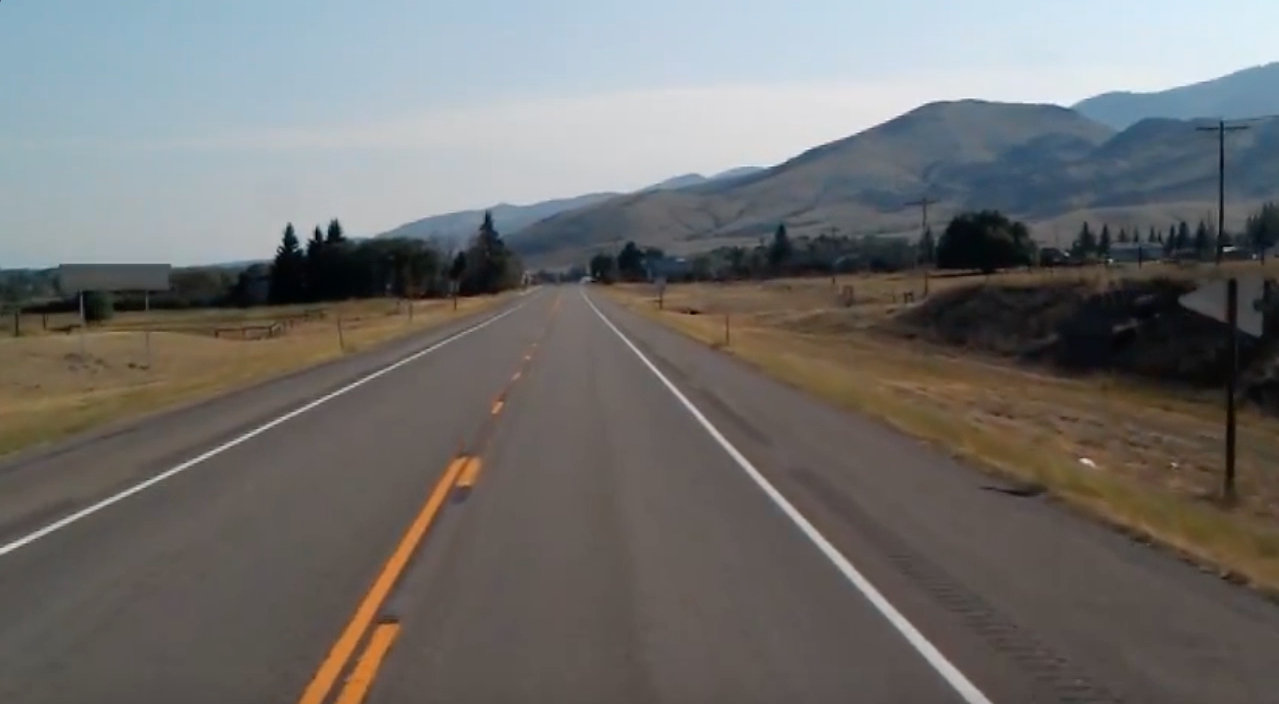
#> input picture LIne and lane detections/2road.jpg, 1279 x 704 px, given in place of the camera
$ python N4.py
#> lines starting #> are read from the running program, lines starting #| are printed output that depends on the picture; after the words box and inside, x2 and y2 are one past the last pixel; in counts of white or black regions, pixels touching at a corner belong together

import cv2 as cv
import numpy as np
import math
import time
###########################################
def nthn(X):
    pass
def checker(x1,x2,x3,x4,y1,y2,y3,y4):
    if y2 < y1 and y2 < y4 and y3 < y4 and y3 < y1:
        w1 = x3-x2
        w2 = x4-x1
        xs1 = int(x2+(w1/2))
        xs2 = int(x1+(w2/2))
        ys1 = int((y3+y2)/2)
        ys2 = int((y1+y4)/2)
        return(xs1,xs2,ys1,ys2,w1,w2)
    elif x2 < x1 and x2 < x3 and x2 < x4 and y2 > y4:
        w1 = x4-x3
        w2 = x1-x2
        xs1 = int(x3+(w1/2))
        xs2 = int(x2+(w2/2))
        ys1 = int((y3+y4)/2)
        ys2 = int((y2+y1)/2)
        return(xs1,xs2,ys1,ys2,w1,w2)
    else:
        w1 = x4-x3
        w2 = x1-x2
        xs1 = int(x3+(w1/2))
        xs2 = int(x2+(w2/2))
        ys1 = int((y3+y4)/2)
        ys2 = int((y2+y1)/2)
        return(xs1,xs2,ys1,ys2,w1,w2)
###########################################
video = cv.VideoCapture(1)
cv.namedWindow("window2",cv.WINDOW_NORMAL)
###########################################
cv.createTrackbar("Hmin","window2",0,255,nthn)
cv.createTrackbar("Hmax","window2",0,180,nthn)
cv.createTrackbar("Smin","window2",0,255,nthn)
cv.createTrackbar("Smax","window2",0,255,nthn)
cv.createTrackbar("Vmin","window2",0,255,nthn)
cv.createTrackbar("Vmax","window2",0,255,nthn)
cv.createTrackbar('blur',"window2",0,4,nthn)
cv.setTrackbarPos("Hmax","window2",180)
cv.setTrackbarPos("Smax","window2",255)
cv.setTrackbarPos("Vmax","window2",255)
###########################################
_,frame = video.read()
#> frame is the input picture: shape (704, 1279, 3); mean B, G, R 109.7, 111.3, 112.3
yframe = len(frame)
#> yframe = 704
xframe = len(frame[1])
#> xframe = 1279
###########################################
while True:
###########################################
    _,frame1 = video.read()
    frame = frame1[int(yframe*(1/3)):int(yframe), int(0):int(xframe)]
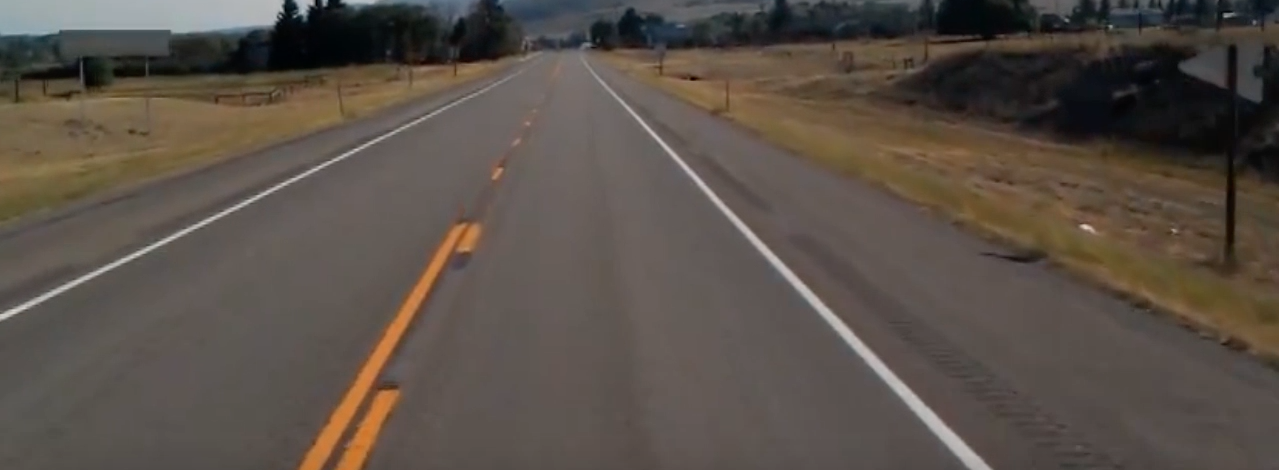
#> frame: shape (470, 1279, 3); mean B, G, R 72.4, 80.1, 89.2
###########################################
    Hmin = cv.getTrackbarPos("Hmin","window2")
    Smin = cv.getTrackbarPos("Smin","window2")
    Vmin = cv.getTrackbarPos("Vmin","window2")
    Hmax = cv.getTrackbarPos("Hmax","window2")
    Smax = cv.getTrackbarPos("Smax","window2")
    Vmax = cv.getTrackbarPos("Vmax","window2")
    Blur = 0#cv.getTrackbarPos('blur',"window2")
###########################################
    if (Blur == 1):
        frame = cv.bilateralFilter(frame,9,75,75)
    elif(Blur == 2):
        frame = cv.blur(frame,(5,5))
    elif(Blur == 3):
        frame = cv.GaussianBlur(frame,(15,15),0)
    elif(Blur == 4):
        frame = cv.medianBlur(frame,25)
    else:
        pass
###########################################
    mins = np.array([0,0,130])#Hmin,Smin,V minnp.array([0,0,130])
    maxs = np.array([180,65,255])#Hmax,Smax,Vmax
###########################################
    hsv = cv.cvtColor(frame,cv.COLOR_BGR2HSV)
#> hsv: shape (470, 1279, 3); mean H, S, V 26, 54.5, 90.4
    binhsv = cv.inRange(hsv,mins,maxs)
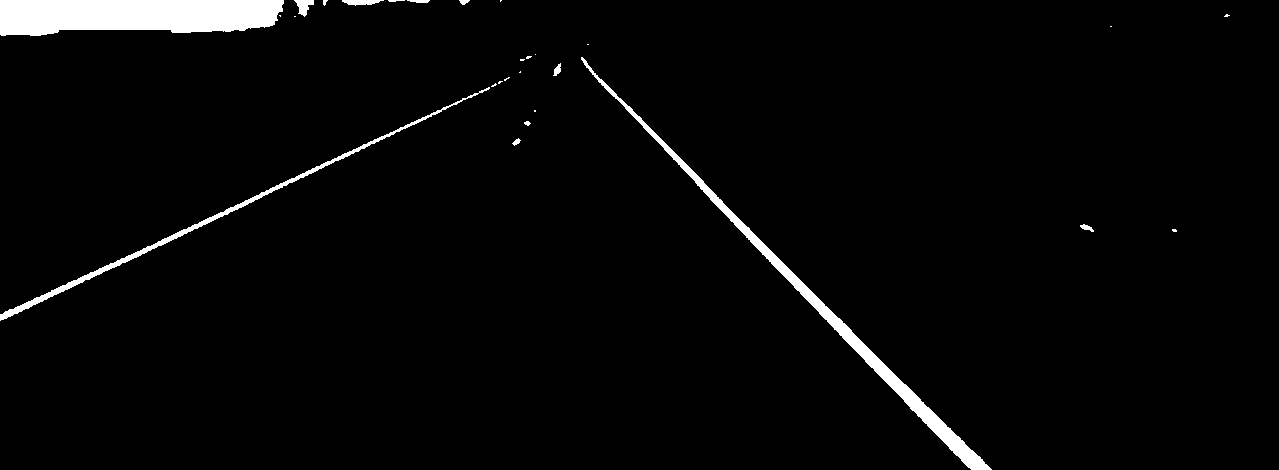
#> binhsv: shape (470, 1279); 2.8% white; 28 white regions (16 under 20 px)
    contours = cv.findContours(binhsv,cv.RETR_TREE,cv.CHAIN_APPROX_SIMPLE)[0]
#> contours = 28 contours, 18 with area under 20; largest, box (x1, y1, x2, y2) and area: (0, 0, 284, 36) 8412, (581, 57, 992, 470) 4752, (0, 87, 490, 321) 1824, (294, 0, 314, 17) 154, (342, 0, 384, 6) 124
    try:
        if len(contours) > 0:
            cnt2 = max(contours,key = cv.contourArea)
#> cnt2 = contour of 67 points, box (x1, y1, x2, y2) (0, 0, 284, 36), area 8412
            rect = cv.minAreaRect(cnt2)
#> rect = ((141.5, 17.5), (35, 283), -90)
            box = cv.boxPoints(rect)
#> box = [[283, 35], [-1.07e-15, 35], [0, 0], [283, 0]]
            box = np.int0(box)
#> box = [[283, 35], [0, 35], [0, 0], [283, 0]]
            x1,y1 = box[0]
#> x1 = 283; y1 = 35
            x2,y2 = box[1]
#> x2 = 0; y2 = 35
            x3,y3 = box[2]
#> x3 = 0; y3 = 0
            x4,y4 = box[3]
#> x4 = 283; y4 = 0


            x1,x2,y1,y2,w1,w2 = checker(x1,x2,x3,x4,y1,y2,y3,y4)
#> in checker, `w1 = x4-x3`: w1 = 283
#> in checker, `xs1 = int(x3+(w1/2))`: xs1 = 141
#> in checker, `ys1 = int((y3+y4)/2)`: ys1 = 0
#> in checker, `ys2 = int((y2+y1)/2)`: ys2 = 35
#> x1 = 141; x2 = 141; y1 = 0; w1 = 283; w2 = 283

            rgb = frame[int(y1):int(y2),int(x1-(w1/2)):int(x3)]
#> rgb = empty array
            cv.imshow('window4',rgb)
            cv.drawContours(frame,[box],0,(0,255,255),2)
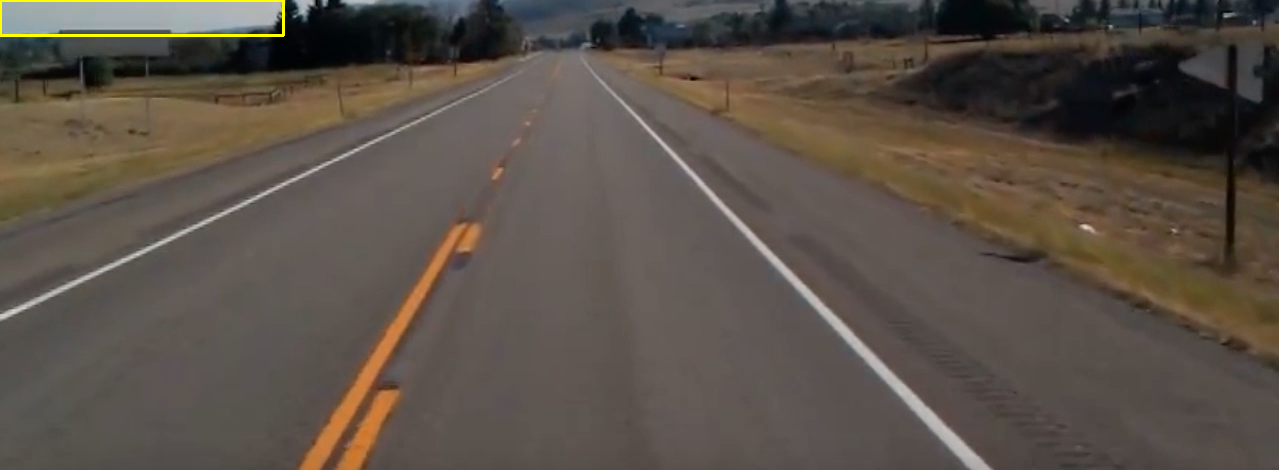
#> frame: shape (470, 1279, 3); 0.26% of pixels changed, all inside (x1, y1, x2, y2) = (0, 0, 285, 37)
            mins2 = np.array([0,0,0])#Hmin,Smin,V minnp.array([0,0,130])
            maxs2 = np.array([180,80,130])#Hmax,Smax,Vmax
            hsv2 = cv.cvtColor(rgb,cv.COLOR_BGR2HSV)
            binhsv2 = cv.inRange(hsv2,mins2,maxs2)
            contours2 = cv.findContours(binhsv2,cv.RETR_TREE,cv.CHAIN_APPROX_SIMPLE)[0]
        ###########################################
            try:
                if len(contours2) > 0:
                    cnt = max(contours2,key = cv.contourArea)
        ###########################################
                    rect = cv.minAreaRect(cnt)
                    accel = -(rect[2])
                    box = cv.boxPoints(rect)
                    box = np.int0(box)
                    x1,y1 = box[0]
                    x2,y2 = box[1]
                    x3,y3 = box[2]
                    x4,y4 = box[3]
                    xs1,xs2,ys1,ys2,w1,w2 = checker(x1,x2,x3,x4,y1,y2,y3,y4)
        ###########################################
                    cv.line(rgb,(xs1,ys1),(xs2,ys2),(255,0,255),10)
                    parameter = np.polyfit((xs1,xs2),(ys1,ys2),1)
                    slope = parameter[0]
                    print(slope)
                    cv.circle(rgb,(int(x1),int(y1)),3,(255,0,255),5)
                    cv.circle(rgb,(int(x2),int(y2)),3,(0,0,255),5)
                    cv.circle(rgb,(int(x3),int(y3)),3,(255,255,255),5)
                    cv.circle(rgb,(int(x4),int(y4)),3,(255,0,0),5)
                    cv.drawContours(rgb,[box],0,(0,255,255),2)
###########################################
            except:
                pass
    except Exception as error:
        print(error)
###########################################
    cv.imshow('window2',frame)
###########################################
    key = cv.waitKey(1)
#> (key q is pressed here)
    if key == ord("q"):
        cv.destroyAllWindows()
        break
